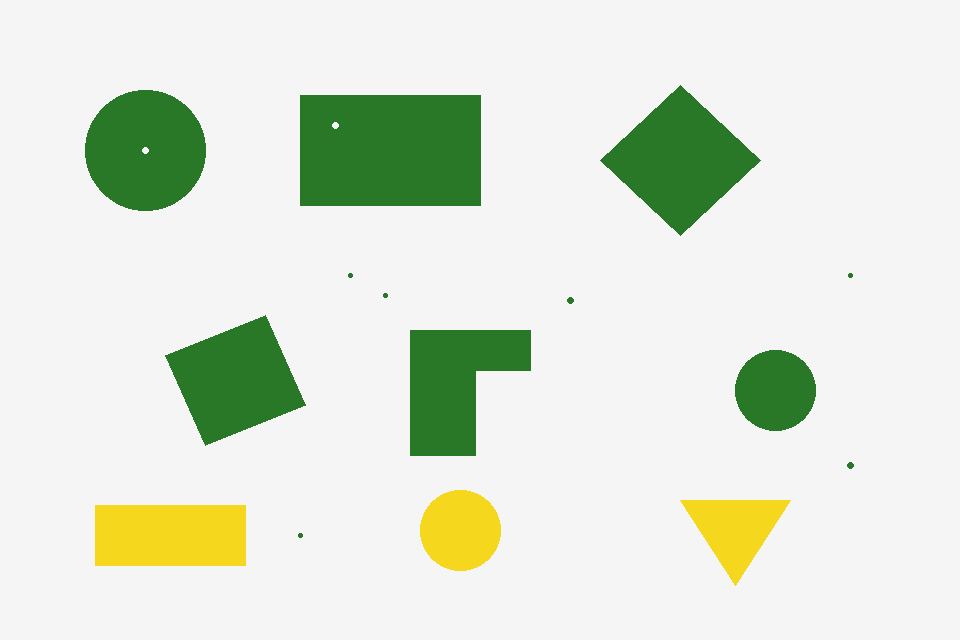
//> input picture week study/week_study4/每周任务4/input.png, 960 x 640 px
$ ./main   (built with g++ and OpenCV 4)
//> lines starting //> are read from the running program, lines starting //| are printed output that depends on the picture; after the words box and inside, x2 and y2 are one past the last pixel; in counts of white or black regions, pixels touching at a corner belong together
### week study/week_study4/每周任务4/image_processing.h
#pragma once

#include <opencv2/core.hpp>
#include <string>
#include <vector>

namespace vision {

struct Parameters {
    int grayThreshold = 120;

    cv::Scalar hsvLow =
        cv::Scalar(35, 80, 80);

    cv::Scalar hsvHigh =
        cv::Scalar(85, 255, 255);

    double minContourArea = 100.0;
};

struct Detection {
    double area = 0.0;

    cv::Rect boundingBox;
    cv::RotatedRect rotatedBox;
    cv::Point2d center;
};

struct ProcessingResult {
    cv::Mat blurGray;
    cv::Mat maskGray;

    cv::Mat blurColor;
    cv::Mat maskHsv;

    cv::Mat eroded;
    cv::Mat dilated;
    cv::Mat opened;
    cv::Mat closed;

    cv::Mat annotated;

    std::vector<double> candidateAreas;
    std::vector<Detection> detections;
};

// 执行方案一全部图像处理步骤
ProcessingResult process(
    const cv::Mat& input,
    const Parameters& params
);

// 保存九张结果图
bool saveResults(
    const ProcessingResult& results,
    const std::string& outputDir
);

} // namespace vision

### week study/week_study4/每周任务4/image_processing.cpp
#include "image_processing.h"

#include <opencv2/geometry/2d.hpp>
#include <opencv2/imgcodecs.hpp>
#include <opencv2/imgproc.hpp>

#include <filesystem>
#include <iostream>
#include <stdexcept>
#include <utility>

namespace vision {

ProcessingResult process(
    const cv::Mat& input,
    const Parameters& params
) {
    if (input.empty()|| input.channels() != 3){
        throw std::invalid_argument(
            "Input image must be non-empty and have 3 channels.");

}

    if (params.minContourArea < 0){
        throw std::invalid_argument(
            "Minimum contour area must be positive.");
    }

    ProcessingResult r;

    cv::Mat gray;

    cv::cvtColor(input, gray, cv::COLOR_BGR2GRAY);

    cv::GaussianBlur(gray, r.blurGray, cv::Size(5, 5), 0);

    cv::threshold(
        r.blurGray,
        r.maskGray,
        params.grayThreshold,
        255,
        cv::THRESH_BINARY_INV
    );

    //HSV 颜色分割方案
    cv::medianBlur(
        input,
        r.blurColor,
        5
    );

    cv::Mat hsv;

    cv::cvtColor(
        r.blurColor,
        hsv,
        cv::COLOR_BGR2HSV
    );

    cv::inRange(
        hsv,
        params.hsvLow,
        params.hsvHigh,
        r.maskHsv
    );

    //创建形态学核

    const cv::Mat kernel3 =
        cv::getStructuringElement(
            cv::MORPH_RECT,
            cv::Size(3, 3)
    );

     const cv::Mat kernel7 =
        cv::getStructuringElement(
            cv::MORPH_RECT,
            cv::Size(7, 7)
     );

     //创建独立形态学操作
     cv::erode(
        r.maskHsv,
        r.eroded,
        kernel3
    );

    cv::dilate(
        r.maskHsv,
        r.dilated,
        kernel3
    );

    cv::morphologyEx(
        r.maskHsv,
        r.opened,
        cv::MORPH_OPEN,
        kernel3
    );

    cv::morphologyEx(
        r.maskHsv,
        r.closed,
        cv::MORPH_CLOSE,
        kernel7
    );

    //从开运算中提取轮廓
    cv::Mat contourInput = r.opened.clone();

    std::vector<std::vector<cv::Point>> contours;

    cv::findContours(
        contourInput,
        contours,
        cv::RETR_EXTERNAL,
        cv::CHAIN_APPROX_SIMPLE
    );

    //画框
    r.annotated = input.clone();

    for (const auto& contour : contours) {

        const double area =
            cv::contourArea(contour);
        r.candidateAreas.push_back(area);

        if (area < params.minContourArea) {
            continue;
        }

       const cv::Moments moments =
            cv::moments(contour);

        if (moments.m00 == 0.0) {
            std::cerr
                << "Warning: contour has m00=0, "
                << "skipping center computation\n";

            continue;
        }

        Detection found;

        found.area = area;

        found.boundingBox =
            cv::boundingRect(contour);

        found.rotatedBox =
            cv::minAreaRect(contour);

        found.center = cv::Point2d(
            moments.m10 / moments.m00,
            moments.m01 / moments.m00
        );

        r.detections.push_back(found);

        //绘制绿色矩形框
        cv::rectangle(
            r.annotated,
            found.boundingBox,
            cv::Scalar(0, 200, 0),
            2
        );

        //绘制紫红色旋转矩形框
        cv::Point2f corners[4];

        found.rotatedBox.points(corners);

        for (int i = 0; i < 4; ++i) {
            const cv::Point p1(
                cvRound(corners[i].x),
                cvRound(corners[i].y)
            );

            const cv::Point p2(
                cvRound(corners[(i + 1) % 4].x),
                cvRound(corners[(i + 1) % 4].y)
            );

            cv::line(
                r.annotated,
                p1,
                p2,
                cv::Scalar(255, 0, 255),
                2
            );

            // 11. 绘制中心点
        const cv::Point center(
            cvRound(found.center.x),
            cvRound(found.center.y)
        );

        // 先画黑色外圈，增强可见度
        cv::circle(
            r.annotated,
            center,
            5,
            cv::Scalar(0, 0, 0),
            cv::FILLED
        );

        // 再画红色实心中心点
        cv::circle(
            r.annotated,
            center,
            3,
            cv::Scalar(0, 0, 255),
            cv::FILLED
        );
        }

}
return r;
}
// 12. 保存全部图片
bool saveResults(
    const ProcessingResult& r,
    const std::string& outputDir
) {
    namespace fs = std::filesystem;

    fs::create_directories(outputDir);

    const std::vector<
        std::pair<std::string, cv::Mat>
    > files = {
        {"fixed_blur_gray.png", r.blurGray},
        {"fixed_mask_gray.png", r.maskGray},
        {"fixed_blur_color.png", r.blurColor},
        {"fixed_mask_hsv.png", r.maskHsv},
        {"fixed_eroded.png", r.eroded},
        {"fixed_dilated.png", r.dilated},
        {"fixed_opened.png", r.opened},
        {"fixed_closed.png", r.closed},
        {"fixed_result.png", r.annotated}
    };

    for (const auto& file : files) {

        const fs::path path =
            fs::path(outputDir) / file.first;

        if (file.second.empty() ||
            !cv::imwrite(
                path.string(),
                file.second
            )) {

            std::cerr
                << "Failed to save: "
                << path << '\n';

            return false;
        }

        std::cout
            << "Saved: "
            << path << '\n';
    }

    return true;
}

}

### week study/week_study4/每周任务4/main.cpp
#include "image_processing.h"

#include <opencv2/imgcodecs.hpp>
#include <opencv2/imgproc.hpp>

#include <exception>
#include <iomanip>
#include <iostream>
#include <string>


#include "image_processing.h"

#include <opencv2/imgcodecs.hpp>
#include <opencv2/imgproc.hpp>

#include <exception>
#include <iomanip>
#include <iostream>
#include <string>

int main(int argc, char* argv[]) {

    // 命令行参数最多四项
    if (argc > 4) {
        std::cerr
            << "Usage: opencv_scheme1 "
            << "[image] [output_dir] "
            << "[normal|empty|half]\n";

        return 1;
    }

    // 1. 输入路径、输出目录和运行模式
    const std::string inputPath =
        argc > 1 ? argv[1] : "images/input.png";

    const std::string outputDir =
        argc > 2 ? argv[2] : "output";

    const std::string mode =
        argc > 3 ? argv[3] : "normal";

    // 检查模式是否合法
    if (mode != "normal" &&
        mode != "empty" &&
        mode != "half") {

        std::cerr
            << "Unknown mode: " << mode
            << " (use normal, empty or half)\n";

        return 1;
    }

    try {
        // 2. 读取彩色原图
        cv::Mat input = cv::imread(
            inputPath,
            cv::IMREAD_COLOR
        );
//> input is the input picture: 640 rows x 960 cols, CV_8UC3; mean B, G, R 214.9, 229.8, 221.6

        // 检查读取是否成功
        if (input.empty()) {
            std::cerr
                << "Cannot read image: "
                << inputPath << '\n';

            std::cerr
                << "Check the filename and "
                << "current working directory.\n";

            return 1;
        }

        // 输出图片尺寸和通道数
        std::cout
            << "Input: " << inputPath << '\n'
            << "Width=" << input.cols
            << ", Height=" << input.rows
            << ", Channels=" << input.channels()
            << '\n';
//| Input: images/input.png
//| Width=960, Height=640, Channels=3

        // 3. 创建任务参数对象
        vision::Parameters params;

        // 无目标测试模式
        if (mode == "empty") {

            params.hsvLow =
                cv::Scalar(0, 80, 80);

            params.hsvHigh =
                cv::Scalar(10, 255, 255);

        } else if (mode == "half") {

            // 缩小一半测试模式
            cv::Mat smaller;

            cv::resize(
                input,
                smaller,
                cv::Size(),
                0.5,
                0.5,
                cv::INTER_AREA
            );

            input = smaller;

            std::cout
                << "Half size: "
                << input.cols << " x "
                << input.rows << '\n';
        }

        // 4. 执行全部图像处理
        vision::ProcessingResult results =
            vision::process(input, params);
//> in process, `cv::cvtColor(input, gray, cv::COLOR_BGR2GRAY);`:
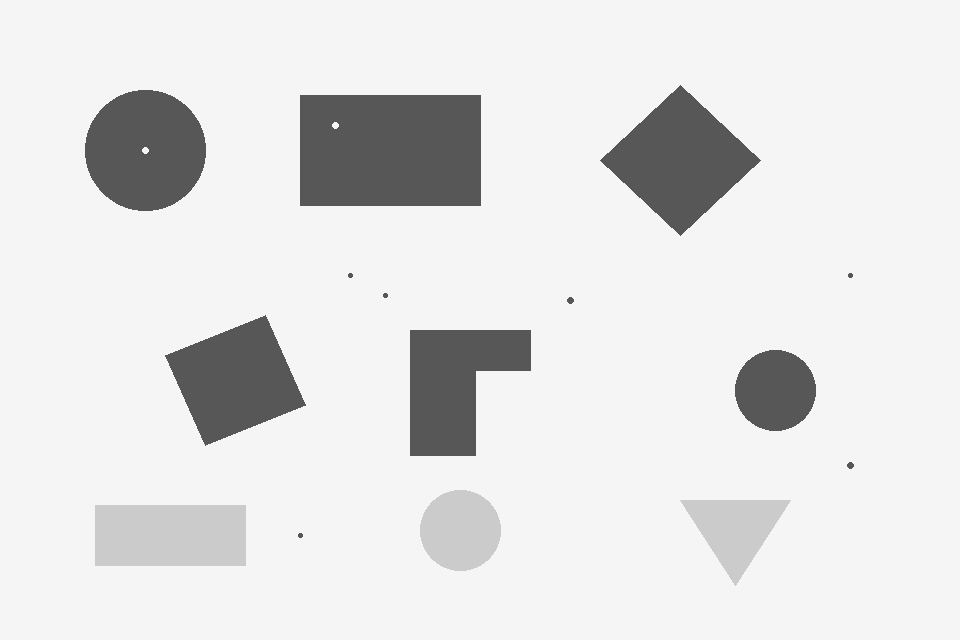
//> gray: 640 rows x 960 cols, CV_8UC1; min 87, max 245, mean 225.6
//> in process, `cv::threshold( r.blurGray, r.maskGray, params.grayThreshold, 255, cv::..`:
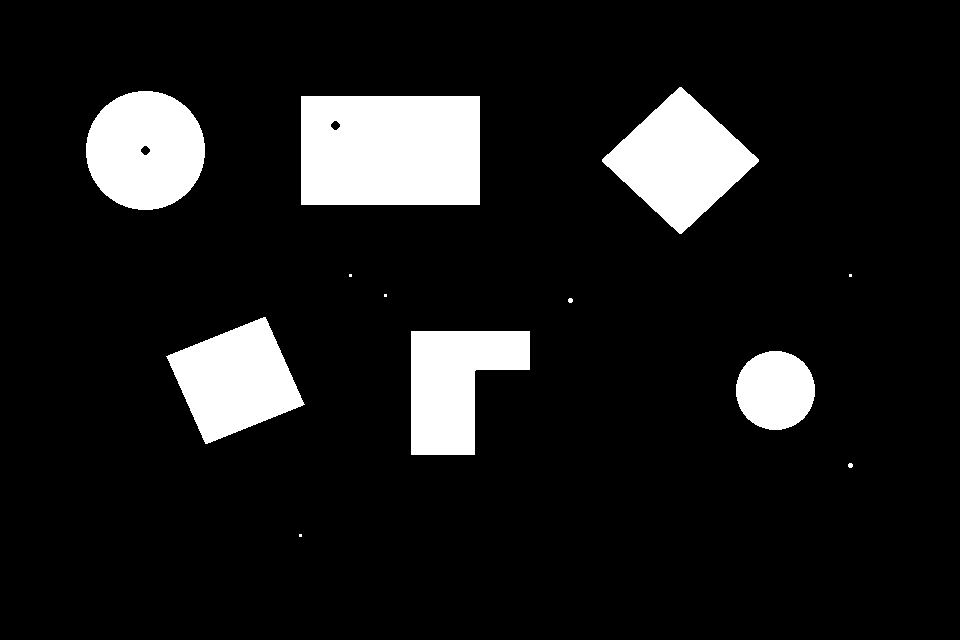
//> r.maskGray: 640 rows x 960 cols, CV_8UC1; 11% white; 12 white regions (4 under 20 px), largest, box (x1, y1, x2, y2) and area: (301, 96, 480, 205) 19454, (602, 87, 759, 234) 11827, (86, 91, 205, 210) 11100
//> in process, `cv::cvtColor( r.blurColor, hsv, cv::COLOR_BGR2HSV );`: hsv: 640 rows x 960 cols, CV_8UC3; mean H, S, V 7.7, 26.4, 230.7
//> in process, `cv::inRange( hsv, params.hsvLow, params.hsvHigh, r.maskHsv );`:
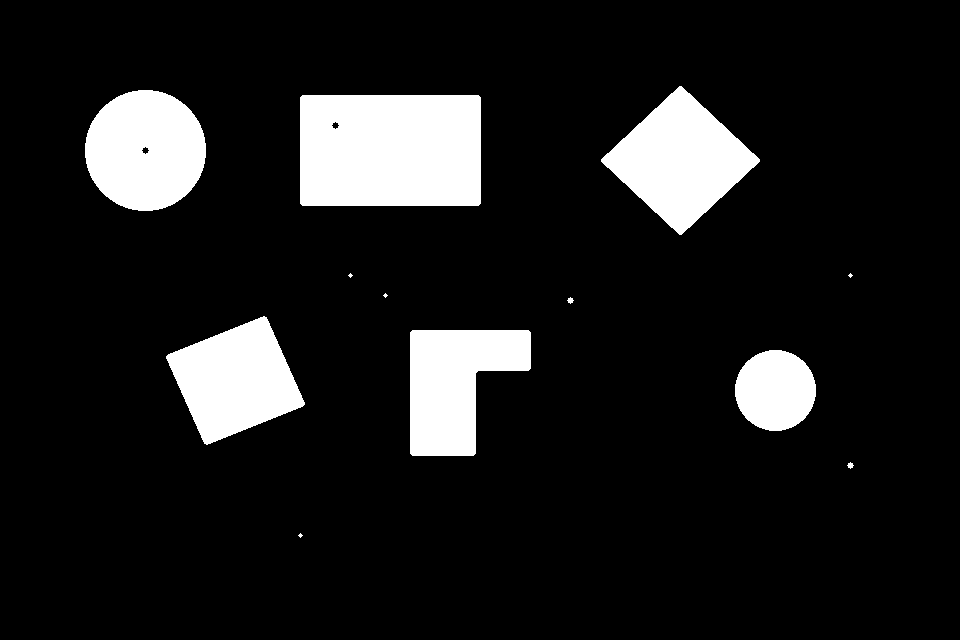
//> r.maskHsv: 640 rows x 960 cols, CV_8UC1; 11.4% white; 12 white regions (4 under 20 px), largest, box (x1, y1, x2, y2) and area: (300, 95, 481, 206) 20050, (601, 86, 760, 235) 12147, (85, 90, 206, 211) 11468
//> in process, `cv::erode( r.maskHsv, r.eroded, kernel3 );`:
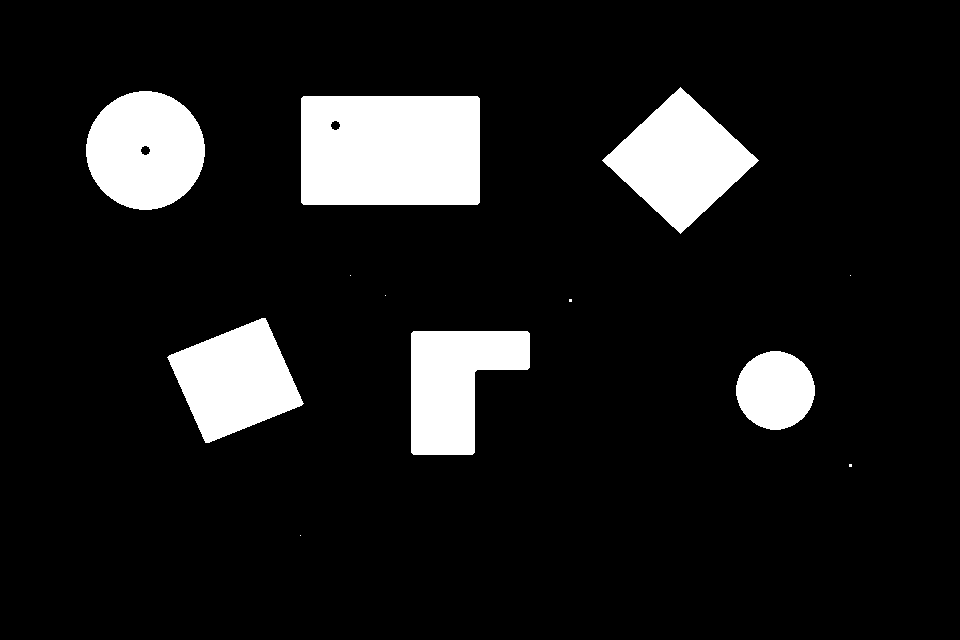
//> r.eroded: 640 rows x 960 cols, CV_8UC1; 10.9% white; 12 white regions (6 under 20 px), largest, box (x1, y1, x2, y2) and area: (301, 96, 480, 205) 19438, (602, 87, 759, 234) 11535, (86, 91, 205, 210) 10956, (167, 318, 304, 443) 10169, (411, 331, 530, 455) 10069, (736, 351, 815, 430) 4825
//> in process, `cv::dilate( r.maskHsv, r.dilated, kernel3 );`:
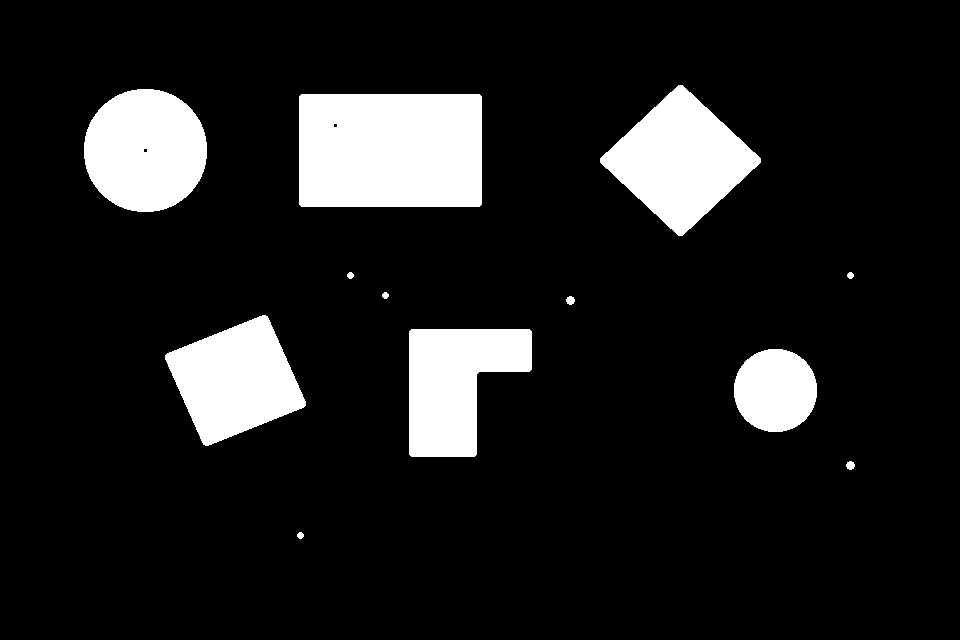
//> r.dilated: 640 rows x 960 cols, CV_8UC1; 12% white; 12 white regions, largest, box (x1, y1, x2, y2) and area: (299, 94, 482, 207) 20658, (600, 85, 761, 236) 12767, (84, 89, 207, 212) 11976
//> in process, `cv::morphologyEx( r.maskHsv, r.closed, cv::MORPH_CLOSE, kernel7 );`: r.closed: 640 rows x 960 cols, CV_8UC1; 11.4% white; 12 white regions (4 under 20 px)
//> in process, `cv::findContours( contourInput, contours, cv::RETR_EXTERNAL, cv::CHAIN..`: contours = 12 contours, 6 with area under 20; largest, box (x1, y1, x2, y2) and area: (300, 95, 481, 206) 19792, (601, 86, 760, 235) 11986, (85, 90, 206, 211) 11326, (166, 317, 305, 444) 10509, (410, 330, 531, 456) 10320, (735, 350, 816, 431) 5030
//> the loop in process, `for (const auto& contour : contours)` made 12 passes
//> (area, found.area, found.boundingBox, found.rotatedBox, corners) on pass 11: (11326, 11326, Rect(85, 90, 121, 121), centre (145, 150), size (120, 120), angle -90, 4 Points (x, y): [205, 210], [85, 210], [85, 90], [205, 90])
//> (area, found.area, found.boundingBox, found.rotatedBox) on passes 3, 4, 5, 10, 12: (5030, 5030, Rect(735, 350, 81, 81), centre (775, 390), size (80, 80), angle -90), (10319.5, 10319.5, Rect(410, 330, 121, 126), centre (470, 392.5), size (125, 120), angle -90), (10509, 10509, Rect(166, 317, 139, 127), centre (235, 380), size (111.8, 98.4), angle -21.8), (19792, 19792, Rect(300, 95, 181, 111), centre (390, 150), size (110, 180), angle -90), (11986, 11986, Rect(601, 86, 159, 149), centre (680, 160), size (113.1, 113.1), angle -45)
//> after the loop in process, `for (const auto& contour : contours)`:
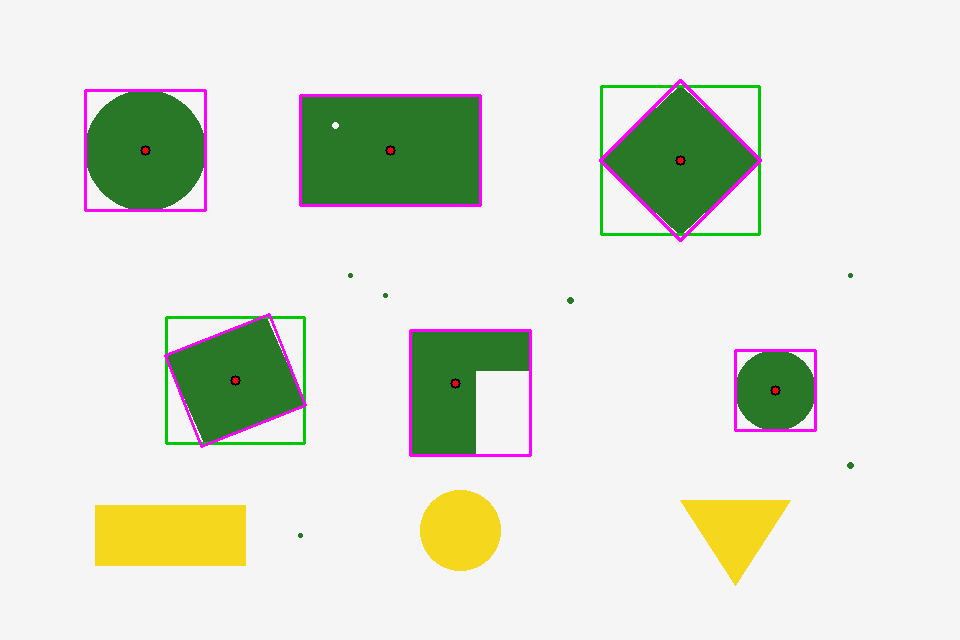
//> r.annotated: 640 rows x 960 cols, CV_8UC3; 1.95% of pixels changed, all inside (x1, y1, x2, y2) = (84, 79, 817, 457)

        // 设置浮点数输出格式
        std::cout
            << std::fixed
            << std::setprecision(1);

        // 5. 输出全部候选轮廓面积
        for (
            std::size_t i = 0;
            i < results.candidateAreas.size();
            ++i
        ) {
            std::cout
                << "Candidate " << i + 1
                << " area="
                << results.candidateAreas[i]
                << '\n';
        }
//> this loop made 12 passes
//| Candidate 1 area=4.0
//| Candidate 2 area=16.0
//| Candidate 3 area=5030.0
//| Candidate 4 area=10319.5
//| Candidate 5 area=10509.0
//| Candidate 6 area=16.0
//| Candidate 7 area=4.0
//| Candidate 8 area=4.0
//> (output is shown up to pass 8 of 12)

        // 6. 输出有效目标的信息
        for (
            std::size_t i = 0;
            i < results.detections.size();
            ++i
        ) {
            const auto& d = results.detections[i];

            std::cout
                << "Target " << i + 1
                << ": area=" << d.area
                << ", center=("
                << d.center.x << ", "
                << d.center.y << ")"
                << ", bbox=("
                << d.boundingBox.x << ", "
                << d.boundingBox.y << ", "
                << d.boundingBox.width << ", "
                << d.boundingBox.height
                << ")\n";
        }
//> this loop made 6 passes
//| Target 1: area=5030.0, center=(775.0, 390.0), bbox=(735, 350, 81, 81)
//| Target 2: area=10319.5, center=(455.3, 383.4), bbox=(410, 330, 121, 126)
//| Target 3: area=10509.0, center=(235.0, 380.0), bbox=(166, 317, 139, 127)
//| Target 4: area=19792.0, center=(390.0, 150.0), bbox=(300, 95, 181, 111)
//| Target 5: area=11326.0, center=(145.0, 150.0), bbox=(85, 90, 121, 121)
//| Target 6: area=11986.0, center=(680.0, 160.0), bbox=(601, 86, 159, 149)

        // 7. 输出目标总数
        std::cout
            << "Detected targets: "
            << results.detections.size()
            << '\n';
//| Detected targets: 6

        // 8. 保存全部图片
        if (!vision::saveResults(
                results,
                outputDir
            )) {
            return 1;
        }
//> in saveResults, `const std::vector< std::pair<std::string, cv::Mat> > files = { {"fixed..`: files = 9 items
//> the loop in saveResults, `for (const auto& file : files)` made 9 passes
//| Saved: "output/fixed_blur_gray.png"
//| Saved: "output/fixed_mask_gray.png"
//| Saved: "output/fixed_blur_color.png"
//| Saved: "output/fixed_mask_hsv.png"
//| Saved: "output/fixed_eroded.png"
//| Saved: "output/fixed_dilated.png"
//| Saved: "output/fixed_opened.png"
//| Saved: "output/fixed_closed.png"
//> (output is shown up to pass 8 of 9)

        return 0;
//> (the program exits here)
